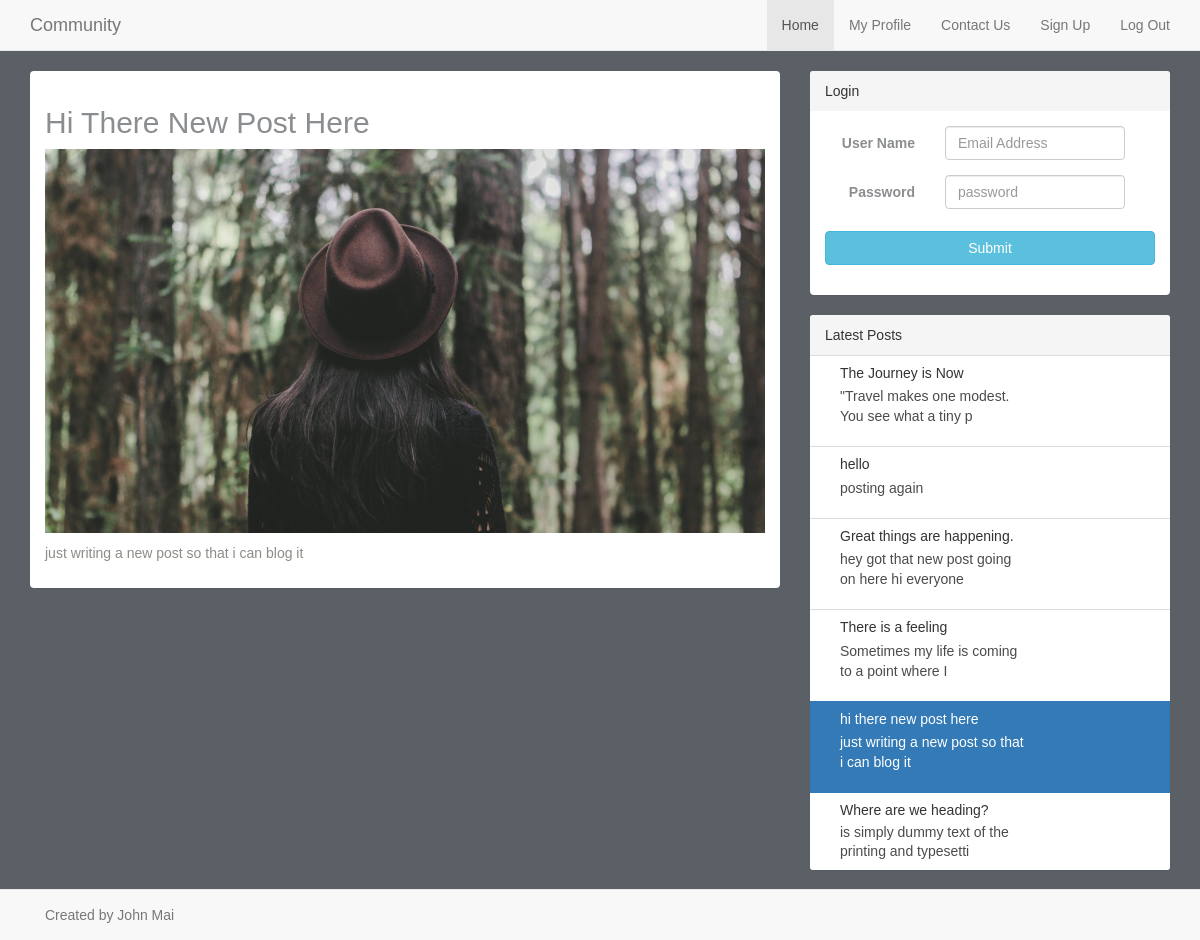
Screenshot of /blogpost.php?post_id=5 with the database file from the repository.
### tables this page shows
CREATE TABLE `blog_posts` (
  `id` int(11) NOT NULL,
  `title` text NOT NULL,
  `description` text NOT NULL,
  `image` text NOT NULL,
  `date` timestamp NOT NULL DEFAULT CURRENT_TIMESTAMP ON UPDATE CURRENT_TIMESTAMP,
  `author` text NOT NULL
);

### side.php (the view)
<aside class="col-lg-4">
                    <form class="panel-group form-horizontal" role="form" action="login.php" method="post">
                        <div class="panel panel-default">
                            <div class="panel-heading">Login</div>
                            <div class="panel-body">
                                <div class="form-group">
                                    <label for="username" class="control-label col-sm-4">User Name</label>
                                    <div class="col-sm-7">
                                        <input type="text" id="username" placeholder="Email Address" name="username" class="form-control">
                                    </div>
                                </div>
                                <div class="form-group">
                                    <label for="password" class="control-label col-sm-4">Password</label>
                                    <div class="col-sm-7">
                                        <input type="password" id="password" name="password" placeholder="password" class="form-control">
                                    </div>
                                </div>
                                <div class="form-group">
                                    <label for="submit" class="control-label col-sm-4"></label>
                                    <div class="col-sm-12">
                                        <button type="submit" class="btn btn-info btn-block" name="submit_login">Submit</button>
                                    </div>
                                </div>
                            </div>
                        </div>
                    </form>
                    <div class="panel panel-default">
                    <div class="panel-heading">Latest Posts</div>
                    <div class="list-group">
                        <?php
                            $sel_side= "SELECT * FROM blog_posts ORDER BY id DESC LIMIT 6";
                            $run_side= mysqli_query($conn, $sel_side);
                            while ($rows = mysqli_fetch_assoc($run_side)) {
                                if (isset($_GET['post_id'])) {
                                    if($_GET['post_id']== $rows['id']) {
                                        $class='active';
                                    }else {
                                        $class='';
                                    }
                                }else {
                                    $class='';
                                }
                            echo '
                            <a href="post.php?post_id='.$rows['id'].'" class="list-group-item '.$class.'">
                                        <div class="col-sm-8">
                                            <h5 class="list-group-item-heading">'.$rows['title'].'</h5>
                                            <p class="list-group-item-text">'.substr($rows['description'],0,50).'</p>
                                        </div>
                                        <div style="clear:both;"></div>
                                </a>
                                ';
                            }
                    ?>
                </div>
                </div>
</aside>

### blogpost.php (shortened to what this page needs)
<?php include 'database.php'; ?>
<!DOCTYPE html>
<html>
    <head>
        <link rel="stylesheet" href="https://maxcdn.bootstrapcdn.com/bootstrap/3.3.7/css/bootstrap.min.css">
        <link rel="stylesheet" href="bootstrap/css/home.css">
    </head>
    <body>
        <?php include 'heading.php' ?>
         <div class="container">
            <article class="row">
                <section class="col-lg-8">
                    <?php
                        $sel_sql = "SELECT * FROM blog_posts WHERE id='$_GET[post_id]'";
                        $run_sql= mysqli_query($conn, $sel_sql);
                        while($rows= mysqli_fetch_assoc($run_sql)) {
                            echo '<div class="panel panel-default">
                                    <div class="panel-body">
                                        <div class="panel-header">
                                            <h2 class="text-capitalize">'.$rows['title'].'</h2>
                                        </div>
                                        <img src="'.$rows['image'].'" width="100%">
                                        <p>'.$rows['description'].'</p>
                                    </div>
                                </div>';
                        }
                    ?>
                </section>
              <?php include 'side.php'?>
            </article>
         </div>
         <div style="width:50px;height:50px"></div>
        <?php include 'footer.php'?>
    </body>
 </html>

### heading.php
<header class="navbar navbar-default navbar-static-top">
            <div class="container">
                <a href="index.php" class="navbar-brand"> Community </a>
                <ul class="nav navbar-nav navbar-right">
                    <li class="nav-item active"><a class="nav-link" href="index.php">Home</a></li>
                    <li class="nav-item"><a class="nav-link" href="profile/index.php">My Profile</a></li>
                    <li class="nav-item"><a class="nav-link" href="contact_page.php">Contact Us</a></li>
                    <li class="nav-item"><a class="nav-link" href="sign_up.php">Sign Up</a></li>
                    <li class="nav-item"><a class="nav-link" href="logout.php">Log Out</a></li>
                </ul>
            </div>
         </header>

### footer.php
<footer class="navbar navbar-default navbar-fixed-bottom">
                <div class="container">
                    <p class="navbar-text pull-left">Created by John Mai</p>
                </div>
</footer>

### css/home.css (style rules this page uses)
body { background-color: #5A6066; margin: 0; padding:0; background-size: cover; background-repeat: no-repeat; background-attachmenet: fixed; color:#fffff; font-family: sans-serif; }
div { background: #; }
a:link { color: #4A4B4D; }
h2 { color: #8B8E91; }
label { color: #8B8E91; }
.panel { border:0px; background:; color: #8A8E85; text-align: ; padding-top: 0px; border-style: ; }

### rows the page displays
blog_posts: title "Hi There New Post Here", image (picture), description "just writing a new post so that i can blog it", title "hi there new post here"
blog_posts: title "The Journey is Now", description "\"Travel makes one modest. You see what a tiny p"
blog_posts: title "hello", description "posting again"
blog_posts: title "Great things are happening.", description "hey got that new post going on here hi everyone"
blog_posts: title "There is a feeling", description "Sometimes my life is coming to a point where I"
blog_posts: title "Where are we heading?", description "is simply dummy text of the printing and typesetti"
